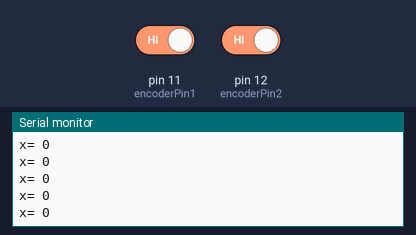
This sketch was run on a simulated Arduino Uno, built with avr-gcc and run on an emulated ATmega328P. Parts: the last lines printed to the serial monitor. Inputs (shaded band) come from the test bench; at power-on: pin 11 (encoderPin1) HIGH, pin 12 (encoderPin2) HIGH.

Above: at 1.2 s.
1.3 s: pin 11 (encoderPin1) driven LOW
At 2.2 s:
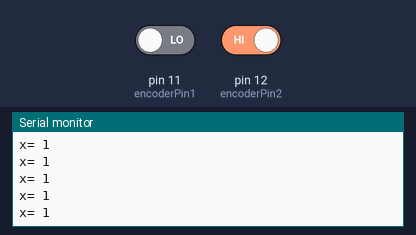
4.3 s: pin 12 (encoderPin2) driven LOW
At 5.1 s:
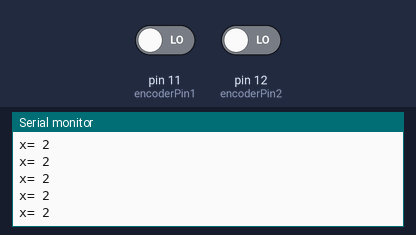
5.8 s: pin 11 (encoderPin1) driven HIGH
At 6.8 s:
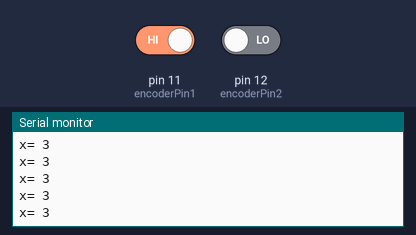
8.8 s: pin 12 (encoderPin2) driven HIGH
At 9.5 s:
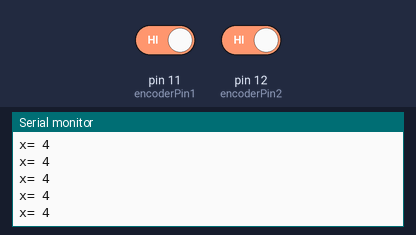
Timing chart, 0 to 11.3 s (numbered marks = the images above; inputs shaded):
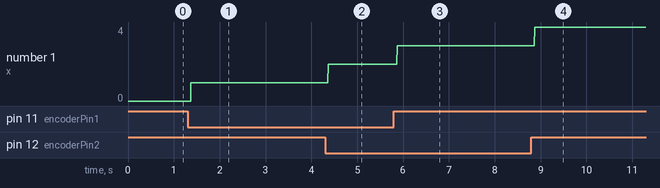

Measured:
- after the input at 1.3 s, the serial monitor: prints a new line after 0.07 s (image 1)
- after the input at 4.3 s, the serial monitor: prints a new line after 0.07 s (image 2)
- after the input at 5.8 s, the serial monitor: prints a new line after 0.07 s (image 3)
- after the input at 8.8 s, the serial monitor: prints a new line after 0.07 s (image 4)
- plotted number 1: 0 → 1 after the input at 1.3 s, 1 → 2 after the input at 4.3 s, 2 → 3 after the input at 5.8 s, 3 → 4 after the input at 8.8 s

The sketch:

rotary_encoder.ino
```cpp
#define encoderPin1 11
#define encoderPin2 12

unsigned int lastEncoded = 0;
long encoderValue = 0;

void setup()
{
    Serial.begin(9600);

    pinMode(encoderPin1, INPUT_PULLUP);
    pinMode(encoderPin2, INPUT_PULLUP);
}

void loop()
{
    updateEncoder();
    Serial.print("x= ");
    Serial.println(encoderValue);
}

void updateEncoder()
{
    unsigned int MSb = digitalRead(encoderPin1);  // MSb == most significant bit
    unsigned int LSb = digitalRead(encoderPin2);  // LSb == least significant bit

    unsigned int encoded = (MSb << 1) | LSb;
    unsigned int sum = (lastEncoded << 2) | encoded;  // adding it to the previous encoded value

    if(sum == 0b1101 || sum == 0b0100 || sum == 0b0010 || sum == 0b1011)
    {
        encoderValue ++;
    }
    else if(sum == 0b1110 || sum == 0b0111 || sum == 0b0001 || sum == 0b1000)
    {
        encoderValue --;
    }

    lastEncoded = encoded;
}
```
